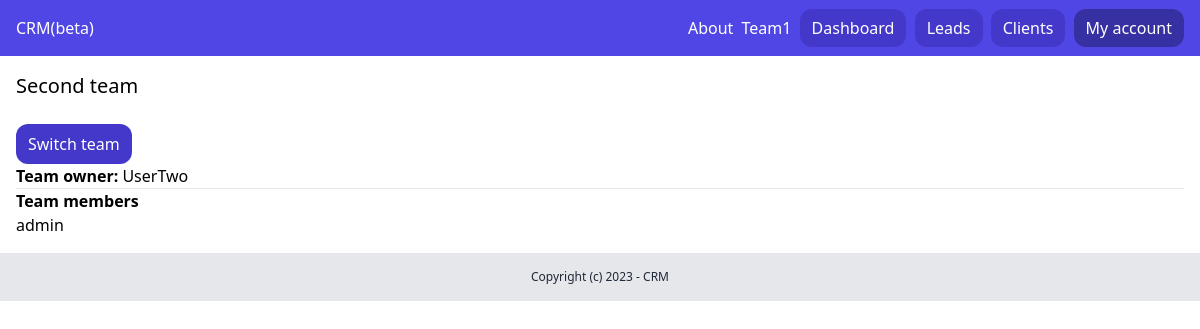
/dashboard/teams/3/ (signed in), run on the app's committed database.
### team/models.py (models this page shows, shortened)
class Team(models.Model):
    plan = models.ForeignKey(Plan, related_name='teams', blank=True, null=True,
                             on_delete=models.CASCADE)
    name = models.CharField(max_length=100)
    members = models.ManyToManyField(User, related_name='teams')
    created_by = models.ForeignKey(
        User, related_name='created_teams', on_delete=models.CASCADE)
    created_at = models.DateTimeField(auto_now=True)

### team/views.py (the view)
# urls.py: path('<int:pk>/', detail, name='detail'),
@login_required
def detail(request, pk):
    team = get_object_or_404(Team, members__in=[request.user], pk=pk)
    return render(request, 'team/detail.html', {'team': team})

### team/context_proceessors.py (called while the page is built)
def active_team(request):
    if request.user.is_authenticated:
        if request.user.userprofile.active_team:
            active_team = request.user.userprofile.active_team
        else:
            active_team = Team.objects.filter(created_by=request.user)[0]
    else:
        active_team = None
    return {'active_team': active_team}

### team/templates/team/detail.html (shortened to what this page needs)
{% extends 'core_app/base.html' %} {% block title %} {{team.name}} {%endblock %} {%block content %}
<div class="py-4 px-4">
  <h1 class="mb-6 text-xl">{{team.name}}</h1>
  <a href="{% url 'team:team_list' %}" class="inline-block py-2 px-3 bg-indigo-700 rounded-xl text-white"
    >Switch team</a
  >
  <p><strong>Team owner:</strong> {{team.created_by}}</p>
  <hr class="my-4" />
  <h2 class="font-semibold">Team members</h2>
  {% for member in team.members.all %}
  <p class="mt-3">{{ member.username }}</p>
  {% endfor %}
</div>
{% endblock %}

### core_app/templates/core_app/partials/nav.html
<nav class="py-4 px-4 flex justify-between bg-indigo-600">
  <a href="/" class="text-white">CRM(beta)</a>
  <div class="space-x-1">
    <a href="{% url 'core_app:about' %}" class="text-white">About</a>
    {% if request.user.is_authenticated %}
    <a href="{% url 'team:detail' active_team.id %}" class="text-white"> {{ active_team.name }} </a>
    <a href="{% url 'dashboard:dashboard' %}" class="py-2 px-3 bg-indigo-700 rounded-xl text-white">Dashboard</a>
    <a href="{% url 'lead:leads_list' %}" class="py-2 px-3 bg-indigo-700 rounded-xl text-white">Leads</a>
    <a href="{% url 'client_app:clients_list' %}" class="py-2 px-3 bg-indigo-700 rounded-xl text-white">Clients</a>
    <a href="{% url 'acount' %}" class="py-2 px-3 bg-indigo-800 rounded-xl text-white">My account</a>
    {% else %}
    <a href="{% url 'userprofile:login' %}" class="py-2 px-3 bg-indigo-700 rounded-xl text-white">Log in</a>
    <a href="{% url 'userprofile:signup' %}" class="py-2 px-3 bg-indigo-700 rounded-xl text-white">Sign up</a>
    {% endif %}
  </div>
</nav>

### data on the page
Team: name "Team1"
Team: name "Second team", created_by "UserTwo"

### other printed values
{{ member.username }} "admin"
